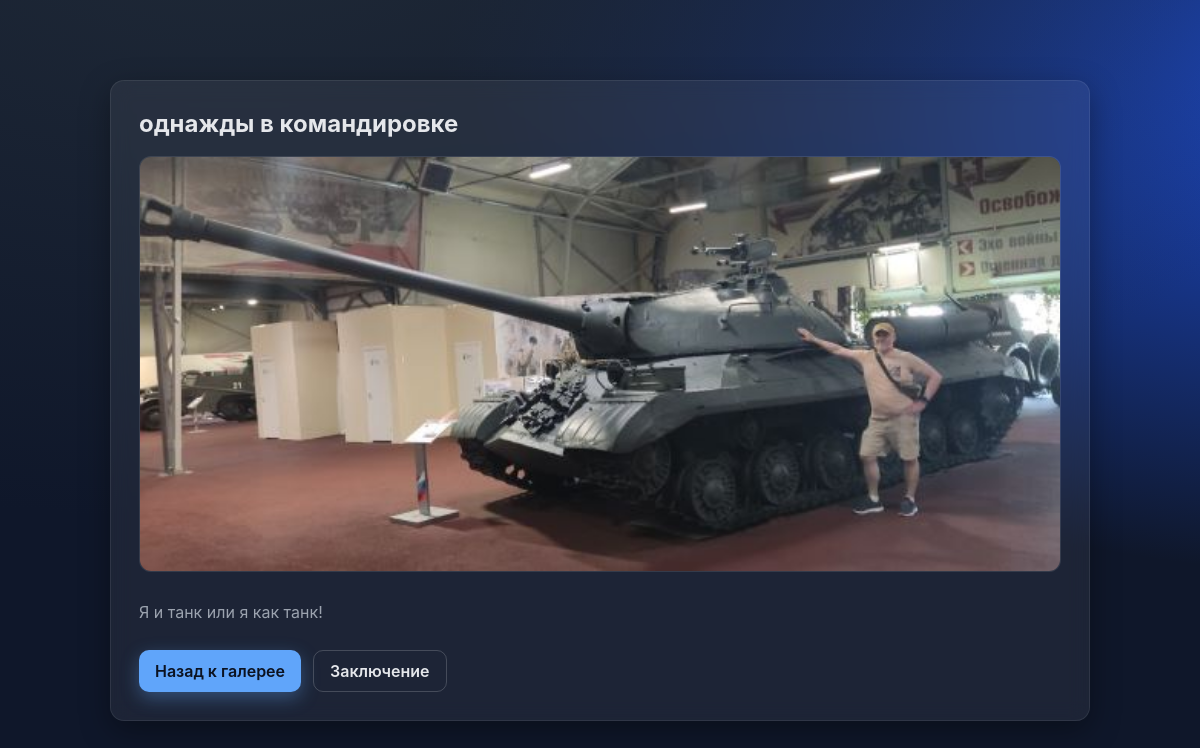
Screenshot of /fotos/4/ with the database file from the repository.
### fotos/models.py (models this page shows, shortened)
class Photo(models.Model):
    title = models.CharField('Название', max_length=200, blank=True)
    description = models.TextField('Описание', blank=True)
    image = models.ImageField('Изображение', upload_to='photos/')
    created_at = models.DateTimeField('Дата создания', auto_now_add=True)
    class Meta:
        ordering = ['id']
        verbose_name = 'Фото'
        verbose_name_plural = 'Фотографии'

### fotos/views.py (the view)
# urls.py: path('fotos/<int:pk>/', views.photo_detail, name='photo_detail'),
def photo_detail(request, pk: int):
    photo = get_object_or_404(Photo, pk=pk)
    return render(request, 'detail.html', {'photo': photo})

### templates/detail.html (shortened to what this page needs)
{% extends 'base.html' %}
{% load static %}
{% block content %}
<section class="page">
  <div class="card stack-lg">
    <h2>{{ photo.title|default:"Фото" }}</h2>
    <div class="photo-detail">
      <img src="{{ photo.image.url }}" alt="{{ photo.title|default:'Фото' }}" class="detail-img">
      {% if photo.description %}
      <p class="detail-desc">{{ photo.description }}</p>
      {% endif %}
    </div>
    <div class="btn-row">
      <a class="btn" href="{% url 'gallery' %}">Назад к галерее</a>
      <a class="btn secondary" href="{% url 'conclusion' %}">Заключение</a>
    </div>
  </div>
</section>
{% endblock %}

### static/fotos/css/style.css (style rules this page uses)
:root { --bg: #0f172a; --bg2: #111827; --card: rgba(255,255,255,0.06); --text: #e5e7eb; --muted: #9ca3af; --primary: #60a5fa; --primary-contrast: #0b1220; --accent: #f59e0b; --radius: 14px; --shadow: 0 10px 30px rgba(0,0,0,0.35); }
* { box-sizing: border-box; }
html, body { height: 100%; }
body { margin: 0; font-family: Inter, system-ui, -apple-system, Segoe UI, Roboto, Arial, sans-serif; background: radial-gradient(1200px 600px at 20% -10%, #1f2937, transparent), radial-gradient(1000px 500px at 120% 10%, #1d4ed8, transparent), var(--bg); color: var(--text); }
.page { min-height: 100vh; display: grid; place-items: center; padding: 24px; }
.card { width: min(980px, 92vw); background: var(--card); border: 1px solid rgba(255,255,255,0.08); border-radius: var(--radius); box-shadow: var(--shadow); padding: 28px; backdrop-filter: blur(10px); }
.stack-lg > * + * { margin-top: 18px; }
h1, h2 { margin: 0; }
.btn-row { display: flex; gap: 12px; flex-wrap: wrap; margin-top: 12px; }
.btn { appearance: none; border: none; background: var(--primary); color: var(--primary-contrast); padding: 10px 16px; border-radius: 10px; font-weight: 600; text-decoration: none; display: inline-flex; align-items: center; justify-content: center; cursor: pointer; transition: transform .08s ease, box-shadow .2s ease, background .2s ease; box-shadow: 0 6px 18px rgba(96,165,250,.35); }
.btn.secondary { background: transparent; color: var(--text); border: 1px solid rgba(255,255,255,.18); box-shadow: none; }
.photo-detail { display: grid; gap: 14px; }
.detail-img { width: 100%; max-height: 70vh; object-fit: contain; border-radius: 12px; border: 1px solid rgba(255,255,255,.08); background: rgba(255,255,255,.03); }
.detail-desc { color: var(--muted); }

### rows the page displays
Photo: title "однажды в командировке", image (picture), description "Я и танк или я как танк!"
